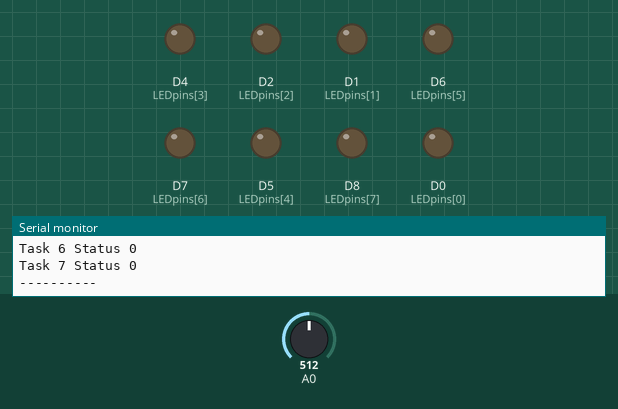
The sketch below on a simulated ESP8266 (NodeMCU). Parts: output pins drawn as LEDs (lit = HIGH), the last lines printed to the serial monitor. The inputs (shaded band) are chosen by the test bench; at power-on: A0 = 512. WiFi joins after 1.5 s; servers stay silent unless stated; uploads are accepted with an empty reply.

Above: at 15.9 s.
At 30.05 s:
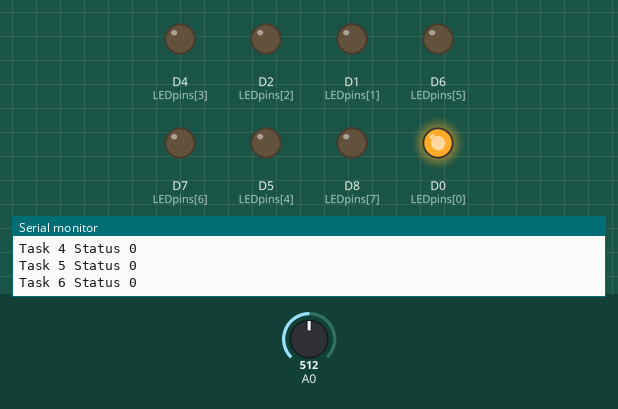
At 30.15 s:
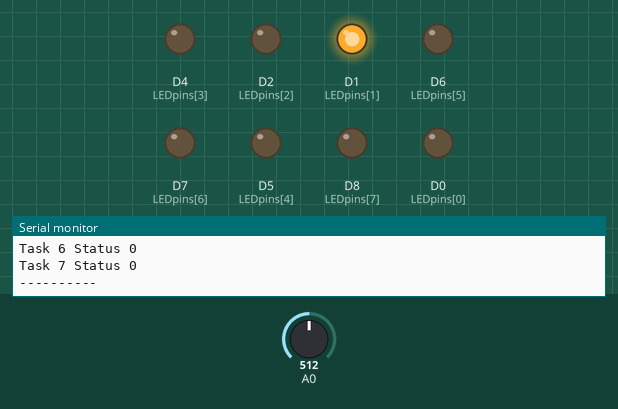
At 30.25 s:
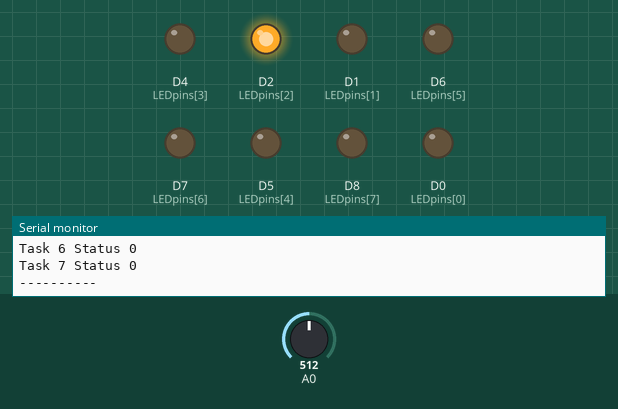
At 30.45 s:
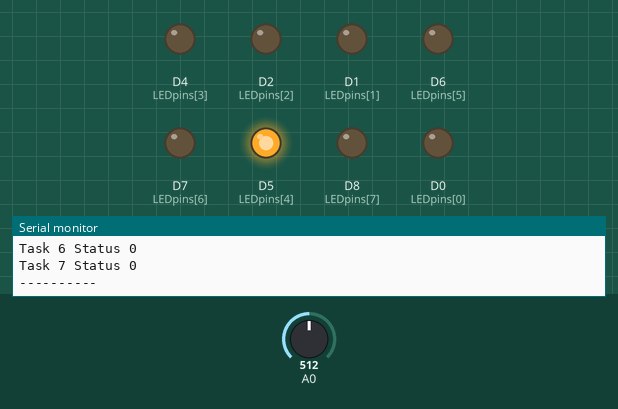
At 30.76 s:
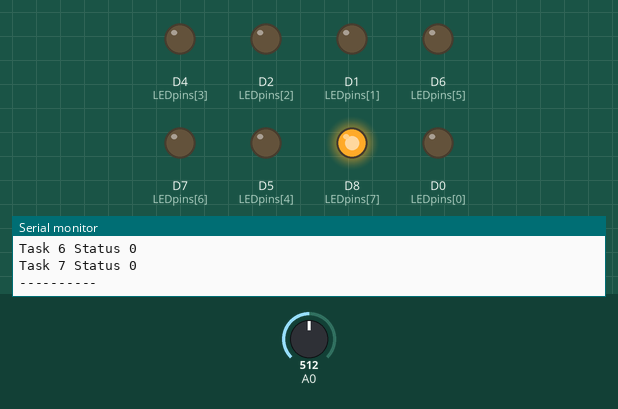
Timing chart, 0 to 41.0 s (numbered marks = the images above):
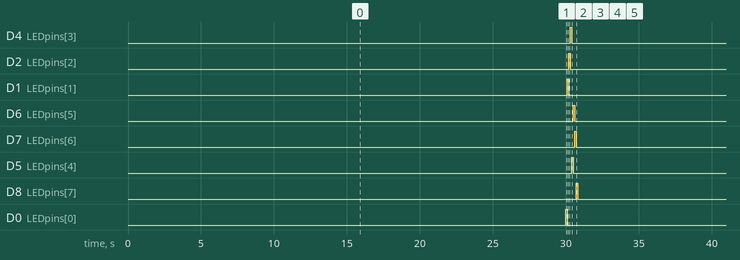

Measured:
- by itself, D4 (LEDpins[3]), D2 (LEDpins[2]), D1 (LEDpins[1]), D6 (LEDpins[5]), D7 (LEDpins[6]), D5 (LEDpins[4]), D8 (LEDpins[7]), D0 (LEDpins[0]): alternates HIGH for 0.10 s and LOW for 29.9 s
- by itself, everything shown: repeats every 30.0 s, in 9 steps

The sketch:

Reminder_Analog.ino
```cpp
// (licence header left out)
#include <ESP8266WiFi.h>
#include <Ticker.h>
#include "HTTPSRedirect.h"
// #include <credentials.h>

/*
  The credentials.h file at least has to contain:
  char mySSID[]="your SSID";
  char myPASSWORD[]="your Password";
  const char *GScriptIdRead = "............"; //replace with you gscript id for reading the calendar
  const char *GScriptIdWrite = "..........."; //replace with you gscript id for writing the calendar
  It has to be placed in the libraries folder
  If you do not want a credentials file. delete the line: #include <credentials.h>
*/

Ticker blinker;

//Connection Settings
const char* host = "script.google.com";
// const char* googleRedirHost = "script.googleusercontent.com";
const int httpsPort = 443;

unsigned long entryCalender, entryPrintStatus, entrySwitchPressed, heartBeatEntry, heartBeatLedEntry;

unsigned long intEntry;


#define UPDATETIME 20000

#ifdef CREDENTIALS
const char* ssid = mySSID;
const char* password = myPASSWORD;
const char *GScriptIdRead = GoogleScriptIdRead;
const char *GScriptIdWrite = GoogleScriptIdWrite;
#else
//Network credentials
const char* ssid = "........."; //replace with you ssid
const char* password = ".........."; //replace with your password
//Google Script ID
const char *GScriptIdRead = "............"; //replace with you gscript id for reading the calendar
const char *GScriptIdWrite = "..........."; //replace with you gscript id for writing the calendar
#endif

#define NBR_EVENTS 8
String  possibleEvents[NBR_EVENTS] = {"Cat", "Paper", "Cardboard", "Green",  "Laundry", "Fitness", "Meal", "XXX"};
//String  possibleEvents[NBR_EVENTS] = {"Cat", "Paper", "Green", "Cardboard"};
byte  LEDpins[NBR_EVENTS]    = {D0, D1, D2, D4, D5, D6, D7, D8};
bool switchPressed[NBR_EVENTS];
unsigned long switchOff = 0;
boolean beat = false;
int beatLED = 0;

// echo | openssl s_client -connect script.google.com:443 |& openssl x509 -fingerprint -noout
const char* fingerprint = "96 38 33 60 D4 6B 84 C9 32 67 49 44 F2 27 D8 7C 33 1A 35 5A";

enum taskStatus {
  none,
  due,
  done
};

taskStatus taskStatus[NBR_EVENTS];
HTTPSRedirect* client = nullptr;

String calendarData = "";
bool calenderUpToDate;

//Connect to wifi
void connectToWifi() {
  Serial.println();
  Serial.print("Connecting to wifi: ");
  Serial.println(ssid);

  WiFi.begin(ssid, password);
  while (WiFi.status() != WL_CONNECTED) {
    delay(500);
    Serial.print(".");
  }
  Serial.println("");
  Serial.print("WiFi connected ");
  Serial.print("IP address: ");
  Serial.println(WiFi.localIP());

  // Use HTTPSRedirect class to create a new TLS connection
  client = new HTTPSRedirect(httpsPort);
  client->setInsecure();
  client->setPrintResponseBody(true);
  client->setContentTypeHeader("application/json");

  Serial.print("Connecting to ");
  Serial.println(host);

  // Try to connect for a maximum of 5 times
  bool flag = false;
  for (int i = 0; i < 5; i++) {
    int retval = client->connect(host, httpsPort);
    if (retval == 1) {
      flag = true;
      break;
    }
    else
      Serial.println("Connection failed. Retrying...");
  }

  if (!flag) {
    Serial.print("Could not connect to server: ");
    Serial.println(host);
    Serial.println("Exiting...");
    ESP.reset();
  }
  Serial.println("Connected to Google");
}

void printStatus() {
  for (int i = 0; i < NBR_EVENTS; i++) {
    Serial.print("Task ");
    Serial.print(i);
    Serial.print(" Status ");
    Serial.println(taskStatus[i]);
  }
  Serial.println("----------");
}

void getCalendar() {
  //  Serial.println("Start Request");
  // HTTPSRedirect client(httpsPort);
  unsigned long getCalenderEntry = millis();

  // Try to connect for a maximum of 5 times
  bool flag = false;
  for (int i = 0; i < 5; i++) {
    int retval = client->connect(host, httpsPort);
    if (retval == 1) {
      flag = true;
      break;
    }
    else
      Serial.println("Connection failed. Retrying...");
  }
  if (!flag) {
    Serial.print("Could not connect to server: ");
    Serial.println(host);
    Serial.println("Exiting...");
    ESP.reset();
  }
  //Fetch Google Calendar events
  String url = String("/macros/s/") + GScriptIdRead + "/exec";
  client->GET(url, host);
  calendarData = client->getResponseBody();
  Serial.print("Calendar Data---> ");
  Serial.println(calendarData);
  calenderUpToDate = true;
  yield();
}

void createEvent(String title) {
  // Serial.println("Start Write Request");

  // Try to connect for a maximum of 5 times
  bool flag = false;
  for (int i = 0; i < 5; i++) {
    int retval = client->connect(host, httpsPort);
    if (retval == 1) {
      flag = true;
      break;
    }
    else
      Serial.println("Connection failed. Retrying...");
  }
  if (!flag) {
    Serial.print("Could not connect to server: ");
    Serial.println(host);
    Serial.println("Exiting...");
    ESP.reset();
  }
  // Create event on Google Calendar
  String url = String("/macros/s/") + GScriptIdWrite + "/exec" + "?title=" + title;
  client->GET(url, host);
  //  Serial.println(url);
  Serial.println("Write Event created ");
  calenderUpToDate = false;
}

void manageStatus() {
  for (int i = 0; i < NBR_EVENTS; i++) {
    switch (taskStatus[i]) {
      case none:
        if (switchPressed[i]) {
          digitalWrite(LEDpins[i], HIGH);
          while (!calenderUpToDate) getCalendar();
          if (!eventHere(i)) createEvent(possibleEvents[i]);
          Serial.print(i);
          Serial.println(" 0-->1");
          //getCalendar();
          taskStatus[i] = due;
        } else {
          if (eventHere(i)) {
            digitalWrite(LEDpins[i], HIGH);
            Serial.print(i);
            Serial.println(" 0-->1");
            taskStatus[i] = due;
          }
        }
        break;
      case due:
        if (switchPressed[i]) {
          digitalWrite(LEDpins[i], LOW);
          Serial.print(i);
          Serial.println(" 1-->2");
          taskStatus[i] = done;
        }
        break;
      case done:
        if (calenderUpToDate && !eventHere(i)) {
          digitalWrite(LEDpins[i], LOW);
          Serial.print(i);
          Serial.println(" 2-->0");
          taskStatus[i] = none;
        }
        break;
      default:
        break;
    }
    switchPressed[i] = false;
  }
  yield();
}

bool eventHere(int task) {
  if (calendarData.indexOf(possibleEvents[task], 0) >= 0 ) {
    //    Serial.print("Task found ");
    //    Serial.println(task);
    return true;
  } else {
    //   Serial.print("Task not found ");
    //   Serial.println(task);
    return false;
  }
}

void handleInterrupt() {
  intEntry = millis();
  int reading = analogRead(A0);
  float hi = (reading / (1024.0 / NBR_EVENTS) - 0.5);

  if (hi >= 0) {
    if (switchOff > 10) {
      int button = (int)hi;
      switchPressed[button] = true;
    }
    switchOff = 0;
  }
  else switchOff++;  // no switch pressed
}

void setup() {
  Serial.begin(115200);
  blinker.attach_ms(50, handleInterrupt);

  Serial.println("Reminder_Analog");
  connectToWifi();
  for (int i = 0; i < NBR_EVENTS; i++) {
    pinMode(LEDpins[i], OUTPUT);
    taskStatus[i] = none;  // Reset all LEDs
    switchPressed[i] = false;
  }
  getCalendar();
  entryCalender = millis();
  pinMode(D0, OUTPUT);
}


void loop() {
  if (millis() > entryCalender + UPDATETIME) {
    getCalendar();
    entryCalender = millis();
  }
  manageStatus();
  if (millis() > entryPrintStatus + 5000) {
    printStatus();
    entryPrintStatus = millis();
  }

  if (millis() > heartBeatEntry + 30000) {
    beat = true;
    heartBeatEntry = millis();
  }
  heartBeat();
}

void heartBeat() {
  if (beat) {
    if ( millis() > heartBeatLedEntry + 100) {
      heartBeatLedEntry = millis();
      if (beatLED < NBR_EVENTS) {

        if (beatLED > 0) digitalWrite(LEDpins[beatLED - 1], LOW);
        digitalWrite(LEDpins[beatLED], HIGH);
        beatLED++;
      }
      else {
        for (int i = 0; i < NBR_EVENTS; i++) {
          if (taskStatus[i] == due) digitalWrite(LEDpins[i], HIGH);
          else digitalWrite(LEDpins[i], LOW);
        }
        beatLED = 0;
        beat = false;
      }
    }
  }
}
```

DebugMacros.h
```cpp
// Variadic macros used to print information in de-bugging mode
// from LarryD, Arduino forum

#pragma once
// un-comment this line to print the debugging statements
//#define DEBUG

#ifdef DEBUG
  #define DPRINT(...)    Serial.print(__VA_ARGS__)
  #define DPRINTLN(...)  Serial.println(__VA_ARGS__)
#else
  // define blank line
  #define DPRINT(...)
  #define DPRINTLN(...)
#endif
```

HTTPSRedirect.h
```cpp
// (licence header left out)
#pragma once
#include <WiFiClientSecure.h>

// Un-comment for extra functionality
//#define EXTRA_FNS
#define OPTIMIZE_SPEED

class HTTPSRedirect : public WiFiClientSecure {
  private:
    const int _httpsPort;
    bool _keepAlive;
    String _redirUrl;
    String _redirHost;
    unsigned int _maxRedirects;  // to-do
    const char* _contentTypeHeader;

    struct headerFields{
      String transferEncoding;
      unsigned int contentLength;
      #ifdef EXTRA_FNS
      String contentType;
      #endif
    };

    headerFields _hF;

    String _Request;

    struct Response{
      int statusCode;
      String reasonPhrase;
      bool redirected;
      String body;
    };

    Response _myResponse;
    bool _printResponseBody;

    void Init(void);
    bool printRedir(void);
    void fetchHeader(void);
    bool getLocationURL(void);
    void fetchBodyUnChunked(unsigned);
    void fetchBodyChunked(void);
    unsigned int getResponseStatus(void);
    void InitResponse(void);
    void createGetRequest(const String&, const char*);
    void createPostRequest(const String&, const char*, const String&);

#ifdef EXTRA_FNS
    void fetchBodyRaw(void);
    void printHeaderFields(void);
#endif

  public:

    HTTPSRedirect(void);
    HTTPSRedirect(const int);
    ~HTTPSRedirect();

    bool GET(const String&, const char*);
    bool GET(const String&, const char*, const bool&);
    bool POST(const String&, const char*, const String&);
    bool POST(const String&, const char*, const String&, const bool&);

    int getStatusCode(void);
    String getReasonPhrase(void);
    String getResponseBody(void);

    void setPrintResponseBody(bool);
    void setMaxRedirects(const unsigned int);

    void setContentTypeHeader(const char *);
#ifdef OPTIMIZE_SPEED
    bool reConnectFinalEndpoint(void);
#endif

};
```

Source omitted: HTTPSRedirect.cpp (12359 bytes)
